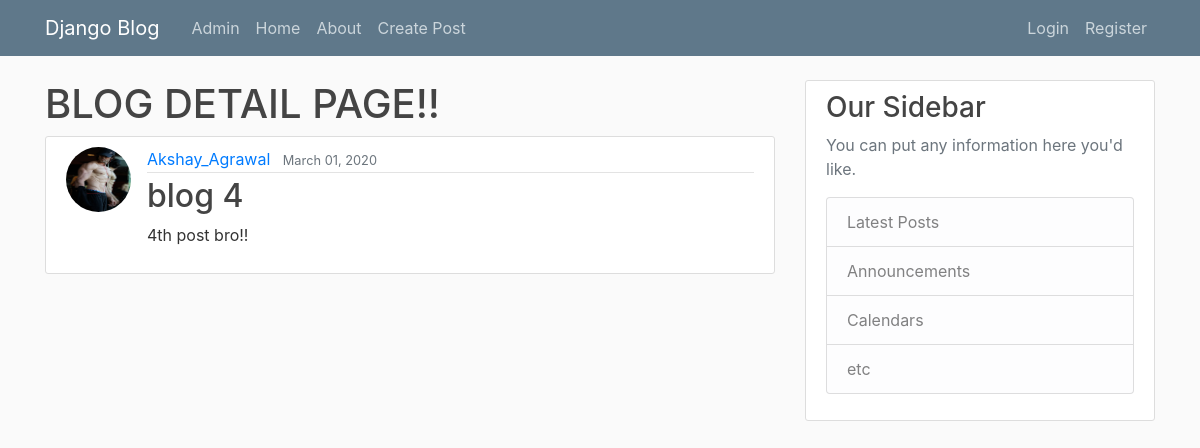
The page /blog/post/4 on the database its author committed.
### blog/models.py (models this page shows, shortened)
class Post(models.Model):
    title = models.CharField(max_length=100)
    content= models.TextField()
    date_posted = models.DateTimeField(default=timezone.now)   #auto_now_add=True but this limits us from updating value ofthis date_posted
    author = models.ForeignKey(User,on_delete=models.CASCADE)  #If user is deleted then this post will be deleted as well

### users/models.py (models this page shows, shortened)
class profile(models.Model):
    user=models.OneToOneField(User,on_delete=models.CASCADE)
    image=models.ImageField(default='default.jpg',upload_to="profile_pics")

### blog/views.py (the view)
# urls.py: path('post/<int:pk>',views.post_detail_view.as_view(),name='post-detail'),
class post_detail_view(DetailView):
    model=models.Post

### blog/templates/blog/post_detail.html
{% extends "blog/base.html" %}
{% block content %}
    <h1>BLOG DETAIL PAGE!!</h1>
        <article class="media content-section">
          <img class="rounded-circle article-img" src="{{object.author.profile.image.url}}">
            <div class="media-body">
              <div class="article-metadata">
                <a class="mr-2" href="{% url 'user-posts' object.author.username %}">{{ object.author }}</a>
                <small class="text-muted">{{ object.date_posted|date:"F d, Y" }}</small>
              </div>
              <h2 class="article-title">{{ object.title }}</h2>
              <p class="article-content">{{ object.content }}</p>
            </div>
          </article>
{% endblock content%}

### blog/static/blog/main.css (style rules this page uses)
body { background: #fafafa; color: #333333; margin-top: 5rem; }
h1, h2, h3, h4, h5, h6 { color: #444444; }
.content-section { background: #ffffff; padding: 10px 20px; border: 1px solid #dddddd; border-radius: 3px; margin-bottom: 20px; }
.article-title { color: #444444; }
.article-content { white-space: pre-line; }
.article-img { height: 65px; width: 65px; margin-right: 16px; }
.article-metadata { padding-bottom: 1px; margin-bottom: 4px; border-bottom: 1px solid #e3e3e3 }

### rows shown on the page
Post: author.profile.image (picture), author "Akshay_Agrawal", date_posted "March 01, 2020", title "blog 4", content "4th post bro!!"
